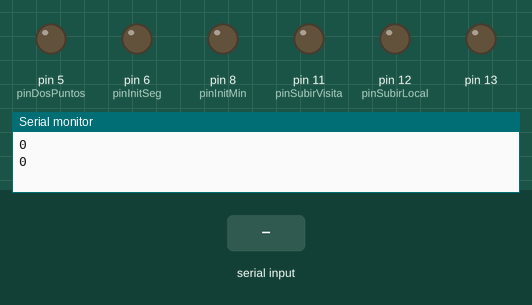
The sketch below on a simulated Arduino Uno, built with avr-gcc and run on an emulated ATmega328P. Parts: output pins drawn as LEDs (lit = HIGH), the last lines printed to the serial monitor. Dashed ring = blinking. The inputs (shaded band) are chosen by the test bench. Pins used as bus, display or sensor lines are not drawn.

Above: at 1.8 s.
1.9 s: "90,45\n" received over the second serial link
At 4.8 s:
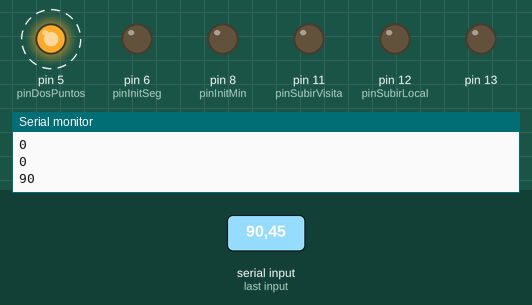
Timing chart, 0 to 11.9 s (numbered marks = the images above; inputs shaded):
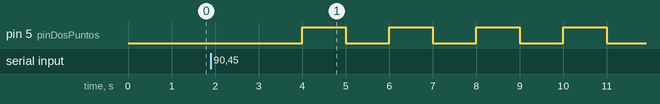

Measured:
- after the input at 1.9 s, pin 5 (pinDosPuntos): alternates HIGH for 1.0 s and LOW for 1.0 s, starting after 2.1 s

The sketch:

ProyectoMarcador3.ino
```cpp
#include <SoftwareSerial.h>
#include <pt.h>
SoftwareSerial BT(4,2); // RX, TX
#include <stdio.h>
#include <stdlib.h>
struct pt cronometro;
struct pt marcador;

const int pinSubirLocal= 12;
const int pinSubirVisita= 11;

const int pinResetLocal= 10;
const int pinResetVisita= 9;

const int pinInitMin=8;
const int pinResetMin=7;

const int pinInitSeg=6;
const int pinResetSeg=3;

const int pinDosPuntos=5;


String vectorCaracteres;
int golesLocal=0;
  int golesVisita=0;
  int minutos=0;
  int segundos=0;
int i=0,j=0,auxSeg;
void setup()
{

    int i;
  for(i=9;i<=13;i++){
  pinMode(i,OUTPUT);

  }
    pinMode(3,OUTPUT);
   pinMode(6,OUTPUT);
   pinMode(5,OUTPUT);
   pinMode(7,OUTPUT);
   pinMode(8,OUTPUT);
  Serial.begin(9600);
  digitalWrite(10,HIGH);
  digitalWrite(10,LOW);

  digitalWrite(9,HIGH);
  digitalWrite(9,LOW);

  digitalWrite(3,HIGH);
  digitalWrite(3,LOW);

  digitalWrite(7,HIGH);
  digitalWrite(7,LOW);
  //Serial.begin(9600);
  BT.begin(9600);

  PT_INIT(&cronometro);
  PT_INIT(&marcador);
}

void loop()
{


   marcadorF(&marcador);

   ////digitalWrite(pinDosPuntos,HIGH);

  cronometroF(&cronometro);
// digitalWrite(pinDosPuntos,LOW);
  vectorCaracteres="";

  //delay(500);


}
void cronometroF(struct pt *pt){
  PT_BEGIN(pt);
  //setup
 //Serial.print(minutos);
 //loop
 static long t=0;


  do{
        char led[10];
  //cronometroF(&cronometro);
  //marcadorF(&marcador);
   while (BT.available()) {
  char CharEntrada = BT.read(); //Leer un byte del puerto serial

    vectorCaracteres += CharEntrada;  //Agregar el char anterior al string
  }
 vectorCaracteres.toCharArray(led,10);
 minutos=atoi(led);
       Serial.println(minutos);
       delay(1000);
       //Serial.println(minutos);
       if(minutos>0){
        digitalWrite(3,HIGH);
  digitalWrite(3,LOW);

  digitalWrite(7,HIGH);
  digitalWrite(7,LOW);
    for(i=0;i<minutos;i++){
      if(i<minutos){

            auxSeg=58;
            }else{
            auxSeg=58;
            }


         while(j<=auxSeg){


         // Serial.println("Alerta3");
          // Serial.println(j);
          enviarPulso(pinInitSeg);
          // Serial.println("Alerta4");

         //  Serial.println("Alerta5");
           t=millis();
           if(j%2!=0){
      digitalWrite(pinDosPuntos,HIGH);
           }else{
//delay(500);

digitalWrite(pinDosPuntos,LOW);
           }
PT_WAIT_WHILE(pt, (millis()-t)<1000);

//delay(500);
          // PT_WAIT_WHILE(pt, (millis()-t)<1000);

            //PT_WAIT_WHILE(pt, (millis()-t)<1000);
          if(j==58){
            enviarPulso(pinResetSeg);
            }
             j++;
           //  Serial.println("Alerta6");
          }
          j=0;
          enviarPulso(pinInitMin);

      }
      minutos=0;
  }
    }while(true);
    PT_END(pt);
  }


void marcadorF(struct pt *pt){
  PT_BEGIN(pt);

  // Serial.println(opcion);

  //setup


  //loop

    static long t=0;

 do{
  char opcion;
  //cronometroF(&cronometro);
  //marcadorF(&marcador);

opcion = BT.read(); //Leer un byte del puerto serial

    //vectorCaracteres += CharEntrada;  //Agregar el char anterior al string

 //vectorCaracteres.toCharArray(opcion,10);

    if (true)

 {

 if (opcion=='c')//boton aumentar Local
 {
aumentarLocal();
golesLocal+=1;
 }else
 if (opcion=='d')//boton disminuir local
 {

 if(golesLocal>0){
 golesLocal= disminuirLocal(golesLocal-1);
 }
  }else
  if (opcion=='a')//boton aumentar visita
 {
aumentarVisita();
golesVisita+=1;
  }else
  if (opcion=='b')//boton disminuir visita
 {

  if(golesVisita>0){
  golesVisita= disminuirVisita(golesVisita-1);
  }
  }

}
  t=millis();
   PT_WAIT_WHILE(pt, (millis()-t)<1000);
 }while(true);
 PT_END(pt);
  }

  void enviarPulso(int pin){
      digitalWrite(pin,HIGH);

        digitalWrite(pin,LOW);
    }

    void aumentarLocal(){
      enviarPulso(pinSubirLocal);
      }

      void aumentarVisita(){
        enviarPulso(pinSubirVisita);
        }

      void reset(int pin){

        digitalWrite(pin,HIGH);

        digitalWrite(pin,LOW);
        }

        int disminuirLocal(int cantidad){
          int i;

          reset(pinResetLocal);
          for(i=0;i<cantidad;i++){
            aumentarLocal();

            }
            return cantidad;
          }
            int disminuirVisita(int cantidad){
          int i;


          reset(pinResetVisita);

          for(i=0;i<cantidad;i++){
            aumentarVisita();

            }
            return cantidad;
          }
```
